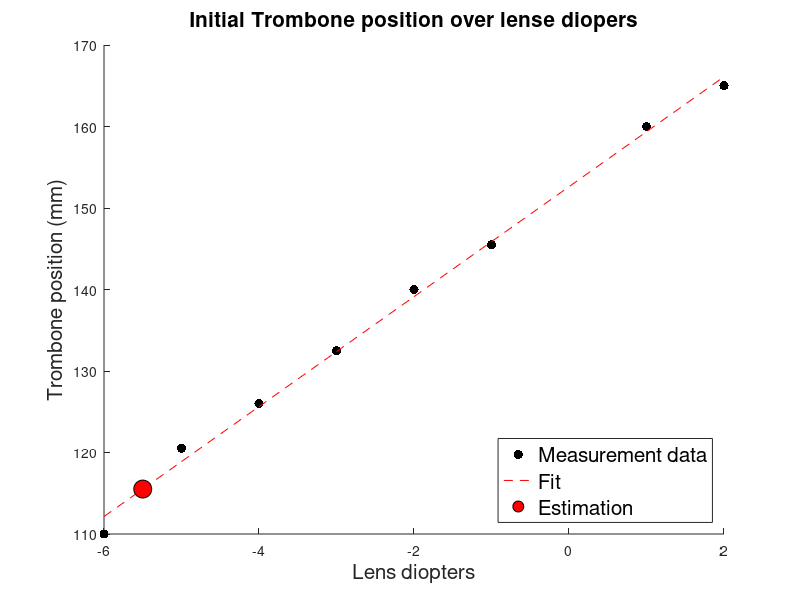

MATLAB code for this plot:
% SACC_calibrateTrombone
%
% This contains the contrast measurement data over Tromobone position.
% Based on the data, you can search an optimal Trombone position for any
% given lens diopters.

% History:
%    03/25/22  dhb, smo     - Measured the data and plotted the graph.
%    07/19/22  dhb, smo     - Added data using different lense diopters.
%    07/29/22  smo, rsh     - Added data using different lenese within the
%                             range of -6 to +2.
%    08/01/22  smo          - Added to choose multiple data at once. Also,
%                             now it calculates an optimal Trombone
%                             position for any given lens diopters using
%                             interpolation.
%    08/02/22  smo          - Changed the fitting method from interpolation
%                             to linear. And file name changed.

%% Initialize.
clear; close all;

%% Raw measurement data.
%
% Trombone position was recorded in mm unit. For the data (whichData =
% 0-10), the position of Trombone is the number you can get from its
% software. However, that number is changing everytime rebooting the
% computer which does not represent the physical position. So, the data
% (whichData = 11-18) recorded the number on the measuring tape attached to
% the side of Trombone, which is an actual position of the Trombone.
%
% Contrast was measured using the real-time camera image.
%
% Note that we are planning to calibrate for the lens diopeters from -6.0
% to +2.0 for SACC project.
%
% Set the data range of interest.
whichDataRange = [11:18];
VERBOSE = false;

% Make a loop here to collect the multiple lens data.
for ii = 1:length(whichDataRange)
    whichData = whichDataRange(ii);
    
    % All raw data stored here.
    switch whichData
        case 0
            lensDiopters = 0;
            positionTrombone = [2.799 2.299 1.772 1.522 1.272 1.022 0.772 0.522 0.272 0.022 -0.530 -1.449 -2.193 -2.665 ];
            contrast         = [0.931 0.946 0.954 0.954 0.954 0.954 0.955 0.954 0.954 0.954  0.954  0.954  0.947  0.939 ];
            
            % Following data no. 1 to 6 were collected using different lens
            % diopeters on the date of 07/19/22.
        case 1
            lensDiopters = -3;
            positionTrombone = [-15.17 -14.64 -14.06 -13.54 -12.99 -12.52 -12.05 -11.52 -11.01 -10.54 -9.99 -9.48];
            contrast         = [ 0.888  0.871  0.901  0.929  0.938  0.947  0.948  0.948  0.948  0.949 0.931 0.923];
        case 2
            lensDiopters = -4.5;
            positionTrombone = [-19.66 -19.54 -19.04 -18.04 -17.50];
            contrast         = [ 0.946  0.937  0.947  0.935  0.923];
        case 3
            lensDiopters = +2.0;
            positionTrombone = [-0.47  0.54  1.00  1.50  2.06  2.50  3.04];
            contrast         = [0.920 0.947 0.947 0.963 0.946 0.947 0.939];
        case 4
            lensDiopters = -6.0;
            positionTrombone = [-17.89 -16.80];
            contrast         = [ 0.815  0.718];
        case 5
            lensDiopters = -5.5;
            positionTrombone = [-19.79 -18.82];
            contrast         = [ 0.917  0.824];
        case 6
            lensDiopters = -5.0;
            positionTrombone = [-19.53 -18.55];
            contrast         = [ 0.930  0.911];
            
            % From here, data was collected on the day of 07/29/22.
            %
            % Note that the position trombone here is the number on the
            % measuring tape that is attached to the Trombone. Therefore, this
            % is different range of unit from the measurements conducted
            % before. The unit for the position is still mm though.
        case 11
            lensDiopters = -6.0;
            positionTrombone = [115 114 112.5 111 110 109 107.5 105];
            contrast         = [0.92 0.947 0.947 0.959 0.96 0.946 0.931 0.914];
        case 12
            lensDiopters = -5.0;
            positionTrombone = [124 121.5 120.5 120 119 117.5 115.5 114.5 112.5];
            contrast         = [0.92 0.96 0.96 0.959 0.959 0.958 0.958 0.928 0.898];
        case 13
            lensDiopters = -4.0;
            %         positionTrombone = [130.5 129.5 127.5 126 125 122.5 121];
            %         contrast         = [0.909 0.927 0.938 0.939 0.938 0.924 0.883];
            %
            % Data for -4.0 has been corrected as follows. The first
            % measurement somehow gave the lower contrast than expected.
            positionTrombone = [130.5 129.5 128 127 126 125 124 122.5 121.5 120.5];
            contrast         = [0.901 0.923 0.933 0.946 0.955 0.944 0.943 0.933 0.92 0.894];
        case 14
            lensDiopters = -3.0;
            positionTrombone = [138.5 137 136 135 134 132.5 131 129 128];
            contrast         = [0.91 0.94 0.941 0.949 0.95 0.95 0.9 0.901 0.856];
        case 15
            lensDiopters = -2.0;
            positionTrombone = [146 145 144 143 141 140 139 138 135.5];
            contrast         = [0.88 0.931 0.94 0.95 0.951 0.959 0.949 0.939 0.855];
        case 16
            lensDiopters = -1.0;
            positionTrombone = [152.5 151.5 150.5 149.5 148.5 147 145.5 144 143];
            contrast         = [0.893 0.929 0.946 0.946 0.947 0.955 0.955 0.946 0.927];
        case 17
            lensDiopters = +1.0;
            positionTrombone = [165 164 162.5 161.5 160.5 160 159 157.5 156 155];
            contrast         = [0.901 0.942 0.95 0.959 0.959 0.959 0.958 0.95 0.941 0.872];
        case 18
            lensDiopters = +2.0;
            positionTrombone = [170.5 169.5 168.5 168 166 165 164 162 161];
            contrast         = [0.908 0.938 0.953 0.953 0.961 0.961 0.953 0.937 0.896];
        otherwise
    end
    
    % There are some lenses having multiple highest points. Here we choose a
    % smaller value in position (nm) which should be fine for now, but we
    % may elaborate it later on.
    lensDioptersSet(ii) = lensDiopters;
    contrastMax(ii) = max(contrast);
    positionContrastMax(ii) = min(positionTrombone(find(contrast(:) == contrastMax(ii))));
    
    %% Plot it.
    if (VERBOSE)
        figure; clf; hold on;
        plot(positionTrombone, contrast, 'ko--', ...
            'MarkerFaceColor', [0.5 0.5 0.5], 'MarkerEdgeColor', zeros(1,3), 'MarkerSize', 8);
        plot(positionContrastMax(ii), contrastMax(ii), 'o', ...
            'MarkerFaceColor', [1 0 0], 'MarkerEdgeColor', zeros(1,3), 'MarkerSize', 8);
        xlabel('Position Trombone (mm)','FontSize',15);
        ylabel('Contrast','FontSize',15);
        xticks([round(min(positionTrombone)) : 1 : round(max(positionTrombone))]);
        ylim([0.855 0.965]);
        legend('All data','Max Contrast','location','southeast','FontSize',15);
        title(append('Lens diopters: ',num2str(lensDiopters),' / Max contrast = ',num2str(contrastMax(ii))),'FontSize',15);
    end
    
    clear contrast; clear positionTrombone;
end

%% Search an optimal Trombone position for a random lens diopters.
%
% Type your lens diopter of interest.
PROMPT = true;

if (PROMPT)
    while 1
    promptMessage = '    Type subject lens diopter of dominant eye: ';
    subjectLensDiopters = input(promptMessage);
    
    if ~isempty(subjectLensDiopters)
        break
    end
    
    disp('Lens diopter should be within from -6 to +2.');
    end
else
    % Enter manually.
    subjectLensDiopters = -5.25;
end

% Set the target (initial) position.
targetLensDiopters = -(subjectLensDiopters + 0.5);

% Here make a linear fitting for the data.
p = polyfit(lensDioptersSet, positionContrastMax, 1);
positionFitted = polyval(p ,lensDioptersSet);

% Search an optimal Trombone position here from the above fitting results.
positionEstimated = polyval(p, targetLensDiopters);

% Print out the results.
fprintf('\t * Target lens diopter is (%.2f) \n', subjectLensDiopters);
fprintf('\t * Initial Trombone position at (%.2f) is %.0f (mm) \n', ...
    targetLensDiopters, positionEstimated);

% Plot it.
PLOTCALIBRATIONRESULTS = true;

if (PLOTCALIBRATIONRESULTS)
    figure; clf; hold on;
    plot(lensDioptersSet, positionContrastMax, 'k.', 'markersize', 20);
    plot(lensDioptersSet, positionFitted, 'r--');
    plot(targetLensDiopters, positionEstimated, ...
        'ro', 'markersize', 13, 'markerfacecolor', 'r', 'markeredgecolor', 'k');
    xlabel('Lens diopters','FontSize',15);
    ylabel('Trombone position (mm)','FontSize',15);
    title('Initial Trombone position over lense diopers','FontSize',15);
    legend('Measurement data', 'Fit', 'Estimation', 'location', 'SouthEast', 'FontSize', 15);
end
